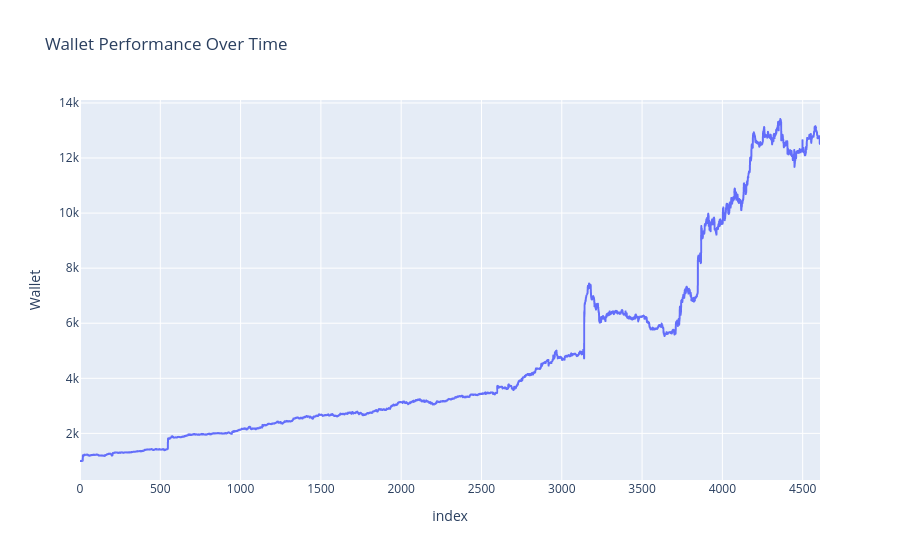

Write notebook code for a chart like this one.
### Code cell
fig = px.line(filtered_merged_df, y='Wallet', title='Wallet Performance Over Time')
fig.show()

### Figure 1 — Plotly figure (JSON) as saved in the notebook; plotly's stock layout.template omitted (floating-point values rounded to 4 significant figures; data arrays with more than 128 entries replaced by an {"elided": "..."} marker saying what was removed)
{"data": [{"hovertemplate": "index=%{x}<br>Wallet=%{y}<extra></extra>", "legendgroup": "", "line": {"color": "#636efa", "dash": "solid"}, "marker": {"symbol": "circle"}, "mode": "lines", "name": "", "showlegend": false, "type": "scattergl", "x": {"elided": "4609 int values"}, "xaxis": "x", "y": {"elided": "4609 float values"}, "yaxis": "y"}], "layout": {"legend": {"tracegroupgap": 0}, "title": {"text": "Wallet Performance Over Time"}, "xaxis": {"anchor": "y", "domain": [0, 1], "title": {"text": "index"}}, "yaxis": {"anchor": "x", "domain": [0, 1], "title": {"text": "Wallet"}}}}
